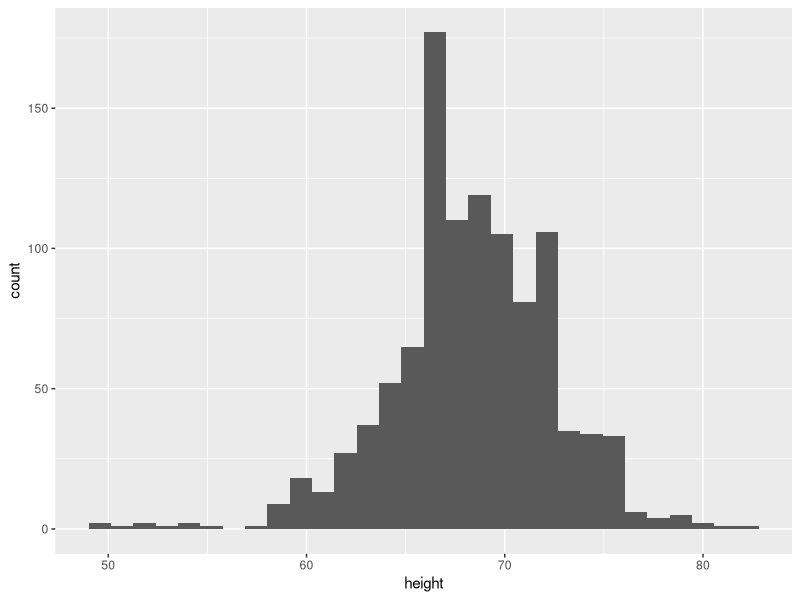
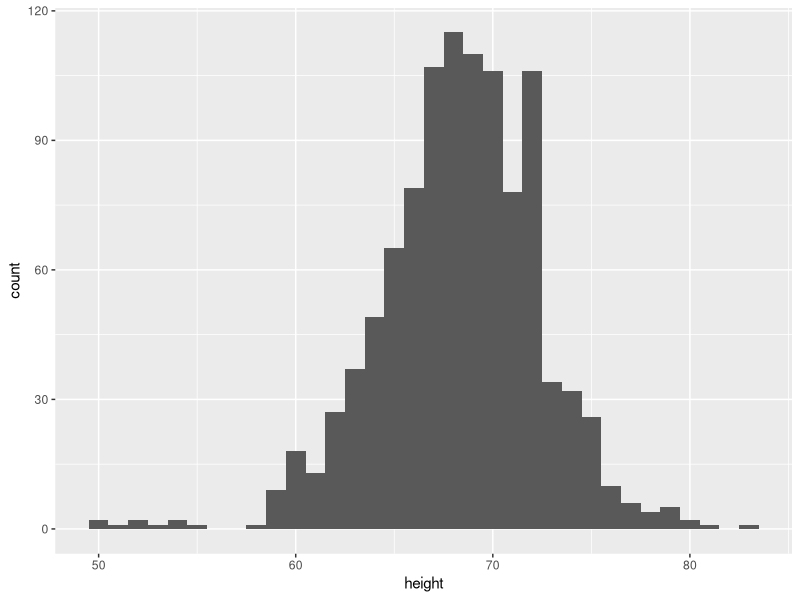
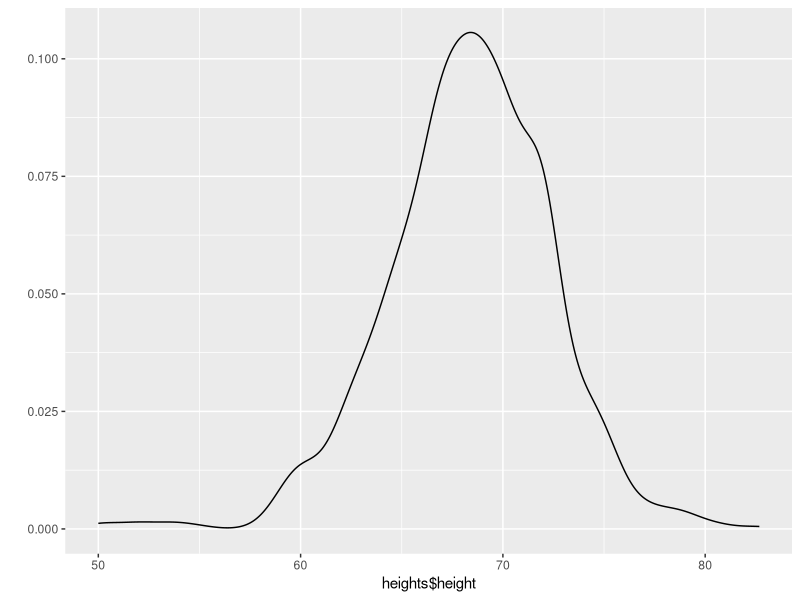
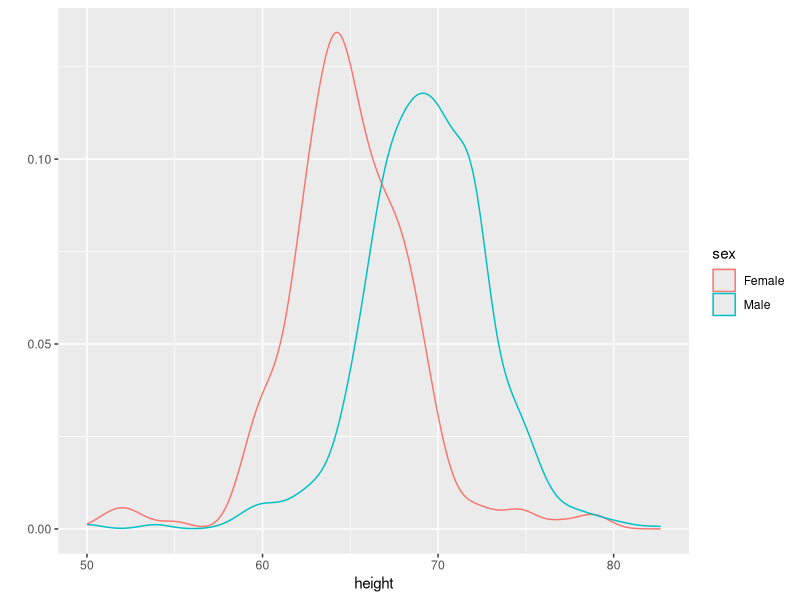
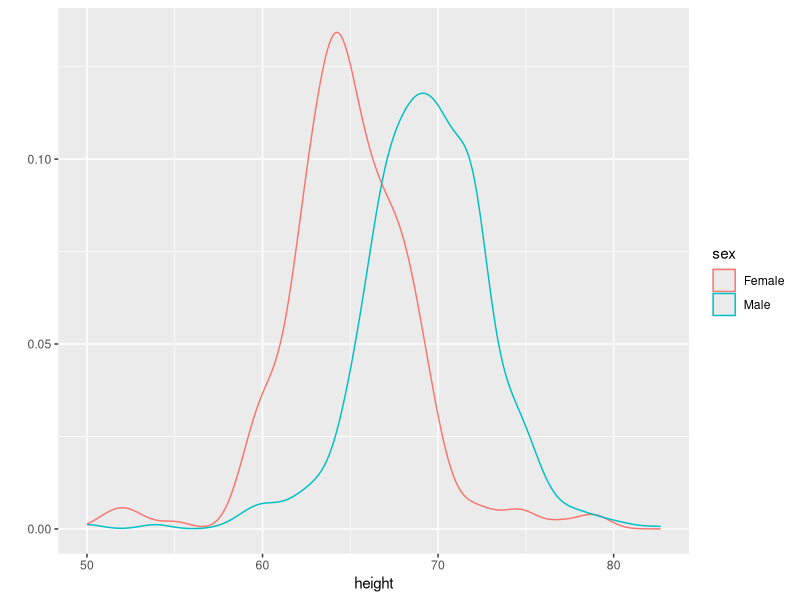
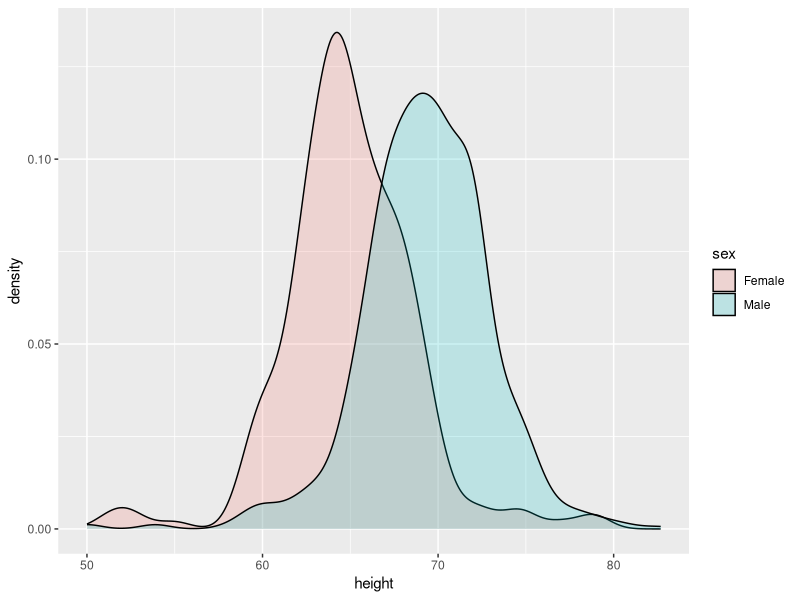

Reproduce these figures in R, in order.
library(dbplyr)
library(dslabs)
library(ggplot2)
rm(list=ls())

# Q1 ----------------------------------------------------------------------
# 1. Now we are going to use the geom_histogram function to make a histogram 
# of the heights in the height data frame. When reading the documentation 
# for this function we see that it requires just one mapping, the values to
# be used for the histogram. Make a histogram of all the plots.
# What is the variable containing the heights?
# a. sex
# b. heights
# c. height
# d. heights$height
# (answer: d)

data(heights)
?geom_histogram
p <- geom_histogram(mapping=aes(heights$height))


# Q2 ----------------------------------------------------------------------
# Now create a ggplot object using the pipe to assign the heights data to 
# a ggplot object. Assign height to the x values through the aes function.
p <- heights %>% ggplot(aes(height))


# Q3  ---------------------------------------------------------------------
# Now we are ready to add a layer to actually make the histogram. Use the 
# object created in the previous exercise and the geom_histogram function 
# to make the histogram.
p + geom_histogram()


# Q4 ----------------------------------------------------------------------
# Use the binwidth argument to change the histogram made in the previous 
# exercise to use bins of size 1 inch.
p + geom_histogram(binwidth=1)  


# Q5 ----------------------------------------------------------------------
# Instead of a histogram, we are going to make a smooth density plot. In 
# this case we will not make an object, but instead render the plot with 
# one line of code. Change the geometry in the code previously used to make
# a smooth density instead of a histogram.
qplot(heights$height,geom='density')


# Q6 ----------------------------------------------------------------------
# Now we are going to make a density plot for males and females separately. 
# We can do this using the group argument. We assign groups via the 
# aesthetic mapping as each point needs to a group before making the 
# calculations needed to estimate a density.
heights %>% qplot(height,group=sex,color=sex,geom='density',data=.)
                  
#Q7
heights %>% qplot(height,color=sex,geom='density',data=.)

#8
heights %>% 
  ggplot(aes(height, fill = sex)) + 
  geom_density(alpha=.2) 
